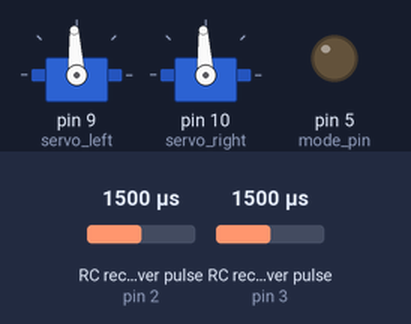
Bench run of a sketch on a simulated Arduino Uno, built with avr-gcc and run on an emulated ATmega328P. On the bench: 2 × servo, output pins drawn as LEDs (lit = HIGH). Wiring (inferred from the names in the program): 2 × RC receiver channel: data pin 2 / data pin 3; 2 × servo: signal pin 9 / signal pin 10. The test bench sets the inputs (shaded band); at power-on: RC receiver pulse (sensors on pin 2, pin 3) 1500 µs. Servo pulses on a pin are drawn as a servo (544–2400 µs = 0–180°); pins used as bus, display or sensor lines are not drawn.

Above: at 1.2 s.
1.3 s: RC receiver pulse (sensor on pin 2) set to 1020 µs
At 2.5 s:
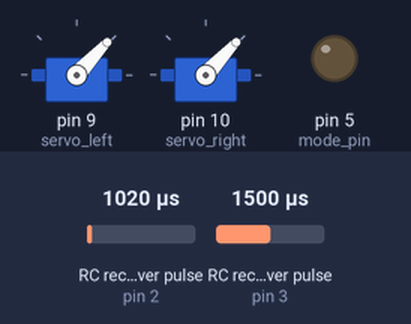
2.8 s: RC receiver pulse (sensor on pin 3) set to 1212 µs
4.3 s: RC receiver pulse (sensor on pin 3) set to 1186 µs
At 5.2 s:
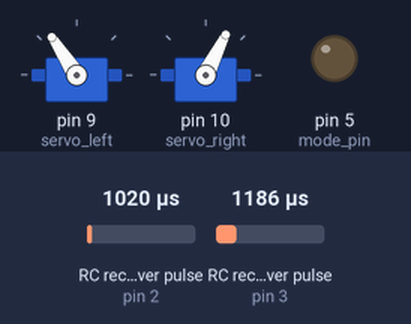
5.8 s: RC receiver pulse (sensor on pin 3) set to 1020 µs
At 6.8 s:
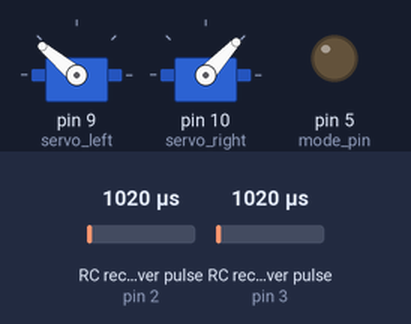
7.3 s: RC receiver pulse (sensor on pin 3) set to 1750 µs
At 8.5 s:
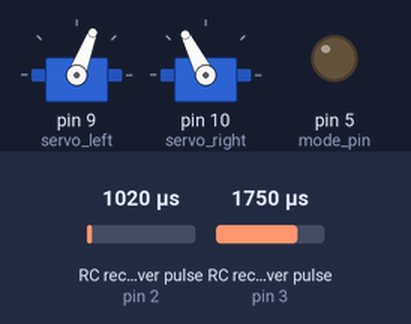
8.8 s: RC receiver pulse (sensor on pin 3) set to 1710 µs
At 9.1 s:
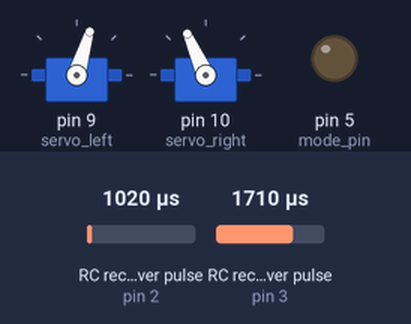
10.3 s: RC receiver pulse (sensor on pin 3) set to 1685 µs
At 10.9 s:
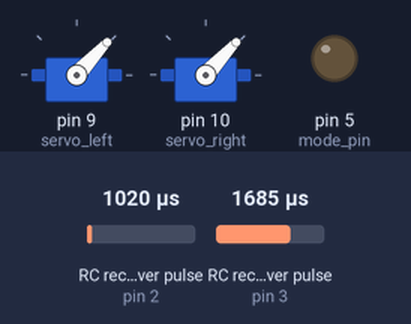
Timing chart, 0 to 12.8 s (numbered marks = the images above; inputs shaded):
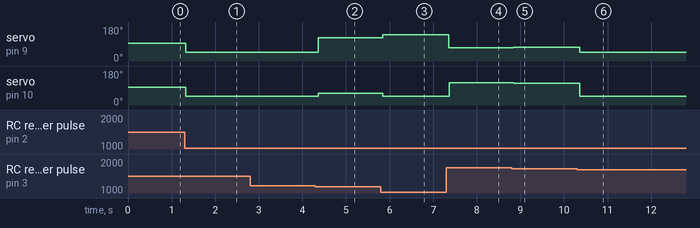

Measured:
- the behaviour switches between 1199 and 1198 µs on RC receiver pulse (sensor on pin 3) (found by bisection; images 1 and 2)
- the behaviour switches between 1700 and 1699 µs on RC receiver pulse (sensor on pin 3) (found by bisection; images 5 and 6)
- after the input at 1.3 s, servo on pin 9 (servo_left), servo on pin 10 (servo_right): 93° → 47° at once
- after the input at 2.8 s, every drawn part: stays the same
- after the input at 4.3 s, servo on pin 9 (servo_left): 47° → 123° after 0.06 s; servo on pin 10 (servo_right): 47° → 63° after 0.06 s
- after the input at 5.8 s, servo on pin 9 (servo_left): 123° → 140° at once; servo on pin 10 (servo_right): 63° → 47° at once
- after the input at 7.3 s, servo on pin 9 (servo_left): 140° → 69° after 0.06 s; servo on pin 10 (servo_right): 47° → 117° after 0.06 s
- after the input at 8.8 s, servo on pin 9 (servo_left): 69° → 73° at once; servo on pin 10 (servo_right): 117° → 114° at once
- after the input at 10.3 s, servo on pin 9 (servo_left): 73° → 47° after 0.06 s; servo on pin 10 (servo_right): 114° → 47° after 0.06 s

The sketch:

arduino_plane.pde
```cpp
// Arduino plane
// JD Warren 2011
// r/c airplane glider made from poster foam-board, 2 micro-servos, 1 dc motor with propeller, an ardupilot, and 2.4ghz r/c rx.

// airplane is a 2 flap setup (elevons, I think?) where the two flaps can be operated opposite each other like ailerons, or in unison with each other as the elevator.
// this code seeks to work elevator and ailerons into 2 control inputs on the r/c transmitter.

// inputs
int rc1 = 2;
int rc2 = 3;

// outputs
int servo_left = 9;
int servo_right = 10;

int mode_pin = 5;

// variables
int rc1_val;
int rc2_val;

int servo_left_val;
int servo_right_val;

int aileron;
int elevator;
int neutral = 1500;

void setup() {
  Serial.begin(9600);

  pinMode(rc1, INPUT);
  pinMode(rc2, INPUT);

  pinMode(servo_left, OUTPUT);
  pinMode(servo_right, OUTPUT);

  pinMode(mode_pin, OUTPUT);
  digitalWrite(mode_pin, LOW);
}


void read_rc() {
  elevator = pulseIn(rc2, HIGH, 20000);
  aileron = pulseIn(rc1, HIGH, 20000);

//  Serial.print(aileron);
//  Serial.print(" / ");
//  Serial.println(elevator);
}

void loop() {

  // read r/c signals
  read_rc();

  // mix servos for aileron and elevator
  if (elevator > 1700 || elevator < 1200){
    servo_left_val = 3000 - elevator;
    servo_right_val = elevator;
  }
  else {
    servo_left_val = aileron;
    servo_right_val = aileron;
  }

  write_servos();

}

void write_servos(){
  digitalWrite(servo_left, HIGH);
  delayMicroseconds(servo_left_val);
  digitalWrite(servo_left, LOW);

  digitalWrite(servo_right, servo_right_val);
  delayMicroseconds(servo_right_val);
  digitalWrite(servo_right, LOW);
}
```
